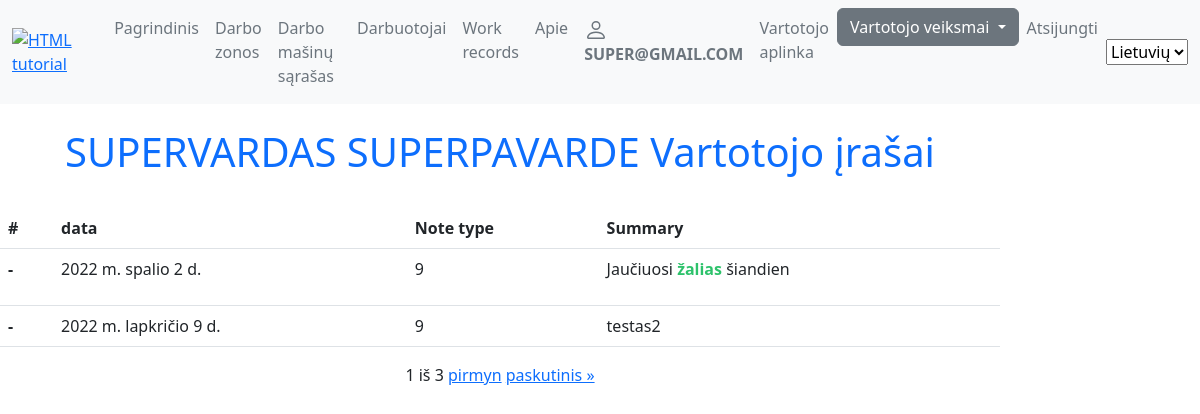
The page /lm/my_notes/ (signed in) on the database its author committed.
### lm/models.py (models this page shows, shortened)
class MyUser(AbstractBaseUser):
    email = models.EmailField(
        verbose_name='email address',
        max_length=255,
        unique=True,
    )
    date_of_birth = models.DateField(null=True, blank=True,)
    is_active = models.BooleanField(default=True)
    is_admin = models.BooleanField(default=False)
    objects = MyUserManager()
    USERNAME_FIELD = 'email'
    picker_code = models.CharField(_('Piker code'),help_text='rinkejo_kodas', max_length=3, unique=True)
    first_name = models.CharField(_('First name'),help_text='Vardas', max_length=80)
    last_name = models.CharField(_('Last name'),help_text='Pavardė', max_length=80)
    working_zone = models.ForeignKey('Darbo_zona_sandelyje',null=True, on_delete=models.SET_NULL)
    working_department_choices = (
        ('Vilniaus apsk', 'Vilniaus apsk'),
        ('Vilniaus regioninis sandėlys', 'Vilniaus regioninis sandėlys'),
        ('Kauno apsk', 'Kauno apsk'),
        ('Kauno regioninis sandėlys', 'Kauno regioninis sandėlys'),
        ('Klaipėdos apsk', 'Klaipėdos apsk'),
    )
    working_department = models.CharField(_('Working disctric or logistic warehouse'),max_length=80, choices=working_department_choices, default='Kauno regioninis sandėlys',
                                help_text='Kurioje (-iame) apskrityje/logistikos sandėlyje dirbate', blank=True)
    position_choices = (
        ('grupes vadovas','grupes vadovas'),
        ('grupes vadovo asistentas', 'grupes vadovo asistentas'),
        ('grupes vadovo asistentas', 'grupes vadovo asistentas'),
        ('prekiu komplektuotojas', 'prekiu komplektuotojas'))
    position = models.CharField(_('Working position'),max_length=80, choices=position_choices, default='prekiu komplektuotojas', help_text='Darbuotojo pareigos',blank=True)
    photo = models.ImageField(help_text='Darbuotojo foto arba avataras', upload_to='profile_pics', null=True, blank=True, default='default.png')
    working_since = models.DateField(_('Working since'),help_text='Darbo pradžia LIDL imoneje', null=True, blank=True)
    class Meta:
        ordering = ['last_name', 'first_name']
        verbose_name = _("Worker")
        verbose_name_plural = _("Workers")

class Notes(models.Model):
    data = models.DateField(_('Date'), help_text='kada zinute sukurta', null=True, blank=True)
    darbuotojas = models.ForeignKey('MyUser', null=True, on_delete=models.SET_NULL)
    notes_choices = (
        ('9', 'paprasta zinute sau'),
        ('0', 'reikia informuoti tiesiogini vadova'), #0 statusas bus isrikiuota auksciausiai
        ('8', 'metu ideja'))
    note_type = models.CharField(_('Type of notes'), help_text='Zinutes tipas', max_length=40, choices=notes_choices, default='9', null=True, blank=True)
    summary = HTMLField(help_text='Rašykite ką norite!kiti varotojai nematys jusu zinutes', null=True, blank=True)
    class Meta:
        ordering = ['data', 'note_type']
        verbose_name = _("Note")
        verbose_name_plural = _('Notes')

### lm/views.py (the view)
# urls.py: path('my_notes/', views.NotesListView.as_view(), name='my_notes'),
class NotesListView(LoginRequiredMixin, generic.ListView):
    model = Notes
    template_name = 'lm/worker_notes.html'
    context_object_name = 'my_notes'
    paginate_by = 2
    def get_queryset(self):
        return Notes.objects.filter(darbuotojas=self.request.user).order_by('data')

### lm/templates/lm/worker_notes.html (shortened to what this page needs)
{% extends 'base.html' %}
{% load i18n %}
{% load static %}
{% block content %}
<h1 class="p-4 text-primary d-flex justify-content-center">{{user.first_name.upper }} {{user.last_name.upper }} {% trans "Notes" %} </h1>
{% if my_notes %}
<table class="table">
  <thead>
    <tr>
      <th scope="col">#</th>
      <th scope="col">data</th>
      <th scope="col">Note type</th>
      <th scope="col">Summary</th>
    </tr>
  </thead>
   {% for note in my_notes %}
  <tbody>
    <tr>
      <th scope="row">-</th>
      <td>{{note.data}}</td>
      <td>{{note.note_type}}</td>
      <td>{{note.summary | safe}}</td>
    </tr>
  </tbody>
   {% endfor %}
</table>
<div class="pagination d-flex justify-content-center">
       <span class="step-links">
           <span class="current">
               {{page_obj.number}} iš {{page_obj.paginator.num_pages}}
           </span>
           {% if page_obj.has_next %}
           <a href="?page={{page_obj.next_page_number}}">pirmyn</a>
           <a href="?page={{page_obj.paginator.num_pages}}">paskutinis &raquo;</a>
           {% endif %}
       </span>
   </div>
{% else %}
<p>Šiuo metu jūs dar nesate įrašę jokių pastabų ar idėjų.</p>
{% endif %}
{% endblock %}

### templates/base.html (shortened to what this page needs)
<!DOCTYPE html>
<html lang="en">
<head>
    <link href="https://cdn.jsdelivr.net/npm/bootstrap@5.2.2/dist/css/bootstrap.min.css" rel="stylesheet">
    {% load static %}
{% load i18n %}
    <link rel="stylesheet" href="{% static 'app.css' %}">
</head>
 <body>
<nav class="navbar navbar-expand-lg bg-light">
    <div class="container-fluid">
        <a href="{% url 'index' %}"><img src="/static/logo.png" alt="HTML tutorial" style="width: 15vh;height: auto;"></a>
        <div class="collapse navbar-collapse d-flex justify-content-end" id="navbarSupportedContent">
            <ul class="navbar-nav me-auto mb-2 mb-lg-0">
                <li>
                    <a class="nav-link text-secondary" href="{% url 'index' %}">{% trans "Home" %}</a>
                </li>
                <li class="nav-item">
                    <a class="nav-link text-secondary" aria-current="page" href="{% url 'working_zones' %}">{% trans "Working Zones" %}</a>
                </li>
                <li class="nav-item">
                    <a class="nav-link text-secondary" href="{% url 'working_machines_list' %}">{% trans "Working machines list" %}</a>
                </li>
                <li class="nav-item">
                    <a class="nav-link text-secondary" href="{% url 'workers' %}">{% trans "Workers" %}</a>
                </li>
                  <li class="nav-item">
                    <a class="nav-link text-secondary" href="{% url 'work_records' %}">{% trans "Work records" %}</a>
                </li>
                <li class="nav-item">
                    <a class="nav-link text-secondary" href="{% url 'about' %}">{% trans "About" %}</a>
                <li>
                {% if user.is_authenticated %}
                <li class="nav-item">
                    <a class="nav-link text-secondary" href="{% url 'profile' %}">
                         <strong>{{user.get_username.upper}}</strong></a></li>
                <li class="nav-item">
                    <a class="nav-link text-secondary" href="{% url 'dashboard' %}">{% trans "Dashboard" %}</a>
                </li>
   <li>
     <div class="dropdown">
         <button class="btn btn-secondary dropdown-toggle" type="button" id="dropdownMenuButton1" data-bs-toggle="dropdown" aria-expanded="false">
          {% trans "User actions" %}
         </button>
     </div>
   </li>
                <li class="nav-item">
                    <a class="nav-link text-secondary" href="{% url 'logout' %}?next=/ ">{% trans "Logout" %}</a>
                </li>
                {% endif %}
            </ul>
                {% load static %}
            <form action="{% url 'set_language' %}" method="post">
                <select name="language" onchange="this.form.submit()">
                    {% load static %}
                    {% get_current_language as LANGUAGE_CODE %}
                    {% get_available_languages as LANGUAGES %}
                    {% for lang in LANGUAGES %}
                    <option style="background-image: url({% static 'images/lt.png' %});" value="{{lang.0}}" {% if lang.0 == LANGUAGE_CODE %} selected="selected" {% endif %}>
                          {{lang.1}}
                    </option>
                    {% endfor %}
                </select>
            </form>
        </div>
    </div>
</nav>
    <div class="col-sm-10">
    {% block content %}
    {% endblock %}
    </div>
</body>
</html>

### rows shown on the page
MyUser: get_username "SUPER@GMAIL.COM", first_name "SUPERVARDAS", last_name "SUPERPAVARDE"
Notes: data "2022 m. spalio 2 d.", note_type "9", summary "Jaučiuosi žalias šiandien"
Notes: data "2022 m. lapkričio 9 d.", note_type "9", summary "testas2"

### other values the page prints
{{ page_obj.number }} "1"
{{ page_obj.paginator.num_pages }} "3"
